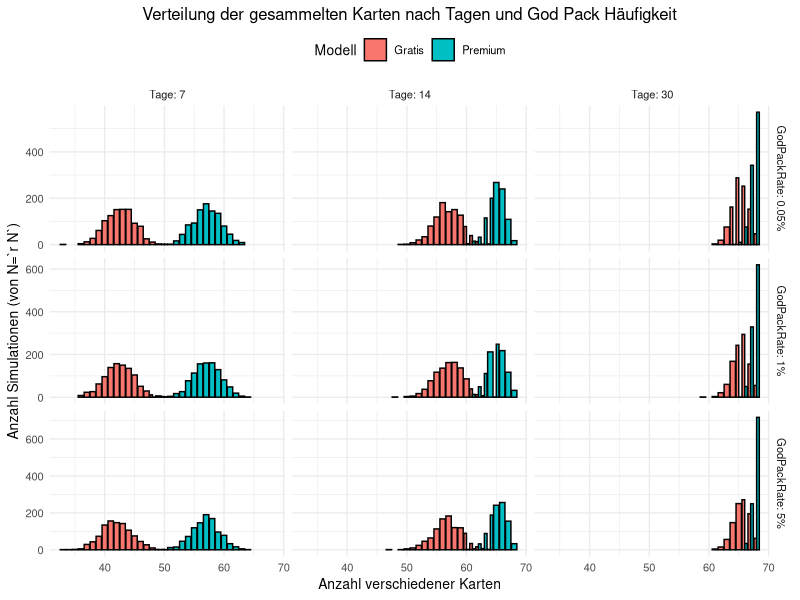

Here is the R script that generated this plot:
## ---- chunk 1
knitr::opts_chunk$set(echo = TRUE, warning = FALSE, message = FALSE)
library(ggplot2)
## ---- chunk 2
# Daten einlesen
karten <- read.csv("./data/Mythical_Island.csv", stringsAsFactors = FALSE)
karten_god_pack <- read.csv("./data/Mythical_Island_god_pack.csv", stringsAsFactors = FALSE)

# Funktion zur Umwandlung von Prozent-Strings in numerische Wahrscheinlichkeiten
parse_percent_column <- function(x) {
  x[is.na(x) | trimws(x) == ""] <- "0%"
  as.numeric(sub("%", "", x)) / 100
}

# Wahrscheinlichkeiten für normale Packs
alle_karten <- karten$Name
prob_1_3 <- parse_percent_column(karten$First.third.cards)
prob_4   <- parse_percent_column(karten$Fourth.card)
prob_5   <- parse_percent_column(karten$Fifth.card)

# Wahrscheinlichkeiten für God Packs
alle_karten_god <- karten_god_pack$Name
prob_1_3_g <- parse_percent_column(karten_god_pack$First.third.cards)
prob_4_g   <- parse_percent_column(karten_god_pack$Fourth.card)
prob_5_g   <- parse_percent_column(karten_god_pack$Fifth.card)
## ---- chunk 3
ziehe_pack <- function(current_god_pack_rate) {
  is_godpack <- runif(1) < current_god_pack_rate
  
  if (is_godpack) {
    cards_drawn <- c()
    if (length(alle_karten_god) > 0 && sum(prob_1_3_g, na.rm = TRUE) > 0) {
      cards_drawn <- c(cards_drawn, sample(alle_karten_god, size = 3, replace = TRUE, prob = prob_1_3_g))
    }
    if (length(alle_karten_god) > 0 && sum(prob_4_g, na.rm = TRUE) > 0) {
      cards_drawn <- c(cards_drawn, sample(alle_karten_god, size = 1, replace = TRUE, prob = prob_4_g))
    }
    if (length(alle_karten_god) > 0 && sum(prob_5_g, na.rm = TRUE) > 0) {
      cards_drawn <- c(cards_drawn, sample(alle_karten_god, size = 1, replace = TRUE, prob = prob_5_g))
    }
    return(cards_drawn)
  } else {
    return(c(
      sample(alle_karten, size = 3, replace = TRUE, prob = prob_1_3),
      sample(alle_karten, size = 1, replace = TRUE, prob = prob_4),
      sample(alle_karten, size = 1, replace = TRUE, prob = prob_5)
    ))
  }
}
## ---- chunk 4
simuliere_jahr_mit_slots <- function(packs_pro_tag, tage = 30, current_god_pack_rate) {
  gezogen <- replicate(packs_pro_tag * tage, ziehe_pack(current_god_pack_rate), simplify = FALSE)
  gezogen <- unlist(gezogen)
  if (length(gezogen) == 0) return(0) # Falls keine Karten gezogen wurden
  length(unique(gezogen))
}

# Simulationsparameter
N <- 1000 
tage_vektor <- c(7, 14, 30) 
god_pack_chance_vektor <- c(0.0005, 0.01, 0.05) 
# kosten_premium_pro_monat <- 10 # Für diese Analyse nicht im Fokus

ergebnisse_gesamt <- list() 

# Hauptsimulationsschleife
for (gp_chance in god_pack_chance_vektor) {
  ergebnisse_fuer_gp_chance <- list()
  for (tage in tage_vektor) {
    gratis <- replicate(N, simuliere_jahr_mit_slots(2, tage = tage, current_god_pack_rate = gp_chance))
    premium <- replicate(N, simuliere_jahr_mit_slots(4, tage = tage, current_god_pack_rate = gp_chance))
    
    ergebnisse_fuer_gp_chance[[as.character(tage)]] <- list(
      gratis = as.numeric(gratis), # Sicherstellen, dass es numerisch ist
      premium = as.numeric(premium) # Sicherstellen, dass es numerisch ist
    )
  }
  ergebnisse_gesamt[[as.character(gp_chance)]] <- ergebnisse_fuer_gp_chance
}
## ---- chunk 5
# Datenaufbereitung für den Plot
all_plot_data_list_multivariate <- list()
for (gp_chance_char in names(ergebnisse_gesamt)) {
  ergebnisse_fuer_gp_chance <- ergebnisse_gesamt[[gp_chance_char]]
  current_gp_rate <- as.numeric(gp_chance_char) 
  for (tage_val in tage_vektor) {
    tage_char <- as.character(tage_val)
    temp_df <- data.frame(
      Karten = c(ergebnisse_fuer_gp_chance[[tage_char]]$gratis,
                 ergebnisse_fuer_gp_chance[[tage_char]]$premium),
      Modell = rep(c("Gratis", "Premium"), each = N),
      Tage = factor(tage_val),
      GodPackRate = factor(paste0(current_gp_rate * 100, "%")) 
    )
    list_key <- paste("gp", current_gp_rate, "tage", tage_val, sep = "_")
    all_plot_data_list_multivariate[[list_key]] <- temp_df
  }
}
combined_df_multivariate <- do.call(rbind, all_plot_data_list_multivariate)
if (!is.null(combined_df_multivariate)) { # Nur plotten, wenn Daten vorhanden sind
  rownames(combined_df_multivariate) <- NULL 
}


# Erstellen des Plots
if (!is.null(combined_df_multivariate) && nrow(combined_df_multivariate) > 0) {
  p_multi_faceted <- ggplot(combined_df_multivariate, aes(x = Karten, fill = Modell)) +
    geom_bar(position = "dodge", color = "black") +
    facet_grid(GodPackRate ~ Tage, scales = "free_y", labeller = label_both) + 
    labs(
      title = "Verteilung der gesammelten Karten nach Tagen und God Pack Häufigkeit",
      x = "Anzahl verschiedener Karten",
      y = "Anzahl Simulationen (von N=`r N`)",
      fill = "Modell"
    ) +
    theme_minimal(base_size = 10) + # Kleinere Basisgrösse für bessere Lesbarkeit bei vielen Facetten
    theme(legend.position = "top",
          plot.title = element_text(hjust = 0.5),
          strip.text = element_text(size = 8)) # Textgrösse der Facetten-Titel anpassen
  print(p_multi_faceted)
} else {
  cat("Keine Daten zum Plotten vorhanden.")
}
